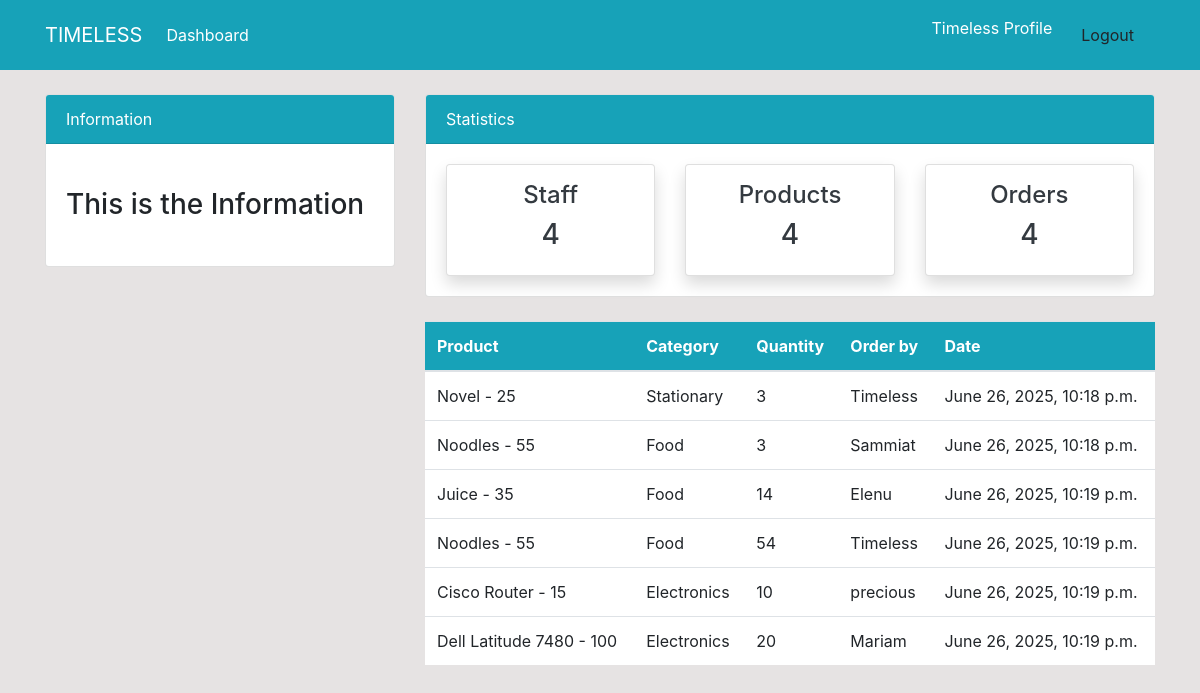
The app's page /order/ (signed in) with its own data.
### dashboard/models.py (models this page shows, shortened)
class Order(models.Model):
    product = models.ForeignKey(Product, on_delete=models.CASCADE, null=True)
    staff = models.ForeignKey(User, on_delete=models.CASCADE, null=True)
    order_quantity = models.PositiveIntegerField(null=True)
    date = models.DateTimeField(auto_now_add=True)
    class Meta:
        verbose_name_plural = 'Order'

class Product(models.Model):
    name = models.CharField(max_length=100, null=True)
    category = models.CharField(max_length=20, choices=CATEGORY, null=True)
    quantity = models.PositiveIntegerField(null=True)
    class Meta:
        verbose_name_plural = 'Product'
    def __str__(self):
        return f'{self.name} - {self.quantity}'

### dashboard/views.py (the view)
# urls.py: path('order/', views.order, name='dashboard-order'),
@login_required
def order(request):
     orders = Order.objects.all()
     context = {
          'orders':orders
     }
     return render(request, 'dashboard/order.html', context)

### templates/dashboard/order.html (shortened to what this page needs)
 {% extends 'partials/base.html' %}
  {% block content %}
      {% include 'partials/topnav.html' %}
    <div class="container">
        <div class="row my-4">
            <div class="col-md-4">
            </div>
            <div class="col-md-8">
                <table class="table bg-white">
                    <thead class="bg-info">
                        <tr class="text-white">
                            <th scope="col">Product</th>
                            <th scope="col">Category</th>
                            <th scope="col">Quantity</th>
                            <th scope="col">Order by</th>
                            <th scope="col">Date</th>
                        </tr>
                    </thead>
                    <tbody>
                        {% for orders in orders%}
                        <tr>
                            <td>{{orders.product}}</td>
                            <td>{{orders.product.category}}</td>
                            <td>{{orders.order_quantity}}</td>
                            <td>
                                {{ orders.staff.username}}
                            </td>
                            <td>
                                {{ orders.date}}
                            </td>
                        </tr>
                        {% endfor %}
                    </tbody>
                </table>
            </div>
        </div>
    </div>
    {% endblock %}

### templates/partials/nav.html (shortened to what this page needs)
    <nav class="navbar navbar-expand-lg navbar-info bg-info">
        {% if user.is_authenticated %}
        <div class="container">
            <a class="navbar-brand text-white" href="{% url 'dashboard-index' %}">TIMELESS</a>
            <div class="collapse navbar-collapse" id="navbarSupportedContent">
                <ul class="navbar-nav mr-auto">
                    <li class="nav-item active">
                        <a class="nav-link text-white" href="{% url 'dashboard-index' %}">Dashboard </a>
                    </li>
                </ul>
                <ul class="navbar-nav ml-auto">
                    <li class="nav-item active">
                        <a class="nav-link text-white" href="{% url 'user-profile' %}">{{user.username}} Profile </a>
                    </li>
                    <form class="nav-link text-white" action="{% url 'user-logout' %}" method="post">
                         <button class="btn btn-" type="submit">Logout</button>
                    </form>
                </ul>
                {% endif %}
            </div>
        </div>
    </nav>

### static/style.css (style rules this page uses)
body { background: rgb(230, 227, 227); }

### records on screen
Order: product "Novel - 25", product.category "Stationary", order_quantity "3", staff.username "Timeless", date "June 26, 2025, 10:18 p.m."
Order: product "Noodles - 55", product.category "Food", order_quantity "3", staff.username "Sammiat", date "June 26, 2025, 10:18 p.m."
Order: product "Juice - 35", product.category "Food", order_quantity "14", staff.username "Elenu", date "June 26, 2025, 10:19 p.m."
Order: product "Noodles - 55", product.category "Food", order_quantity "54", staff.username "Timeless", date "June 26, 2025, 10:19 p.m."
Order: product "Cisco Router - 15", product.category "Electronics", order_quantity "10", staff.username "precious", date "June 26, 2025, 10:19 p.m."
Order: product "Dell Latitude 7480 - 100", product.category "Electronics", order_quantity "20", staff.username "Mariam", date "June 26, 2025, 10:19 p.m."

### other values on screen
{{ user.username }} "Timeless"
